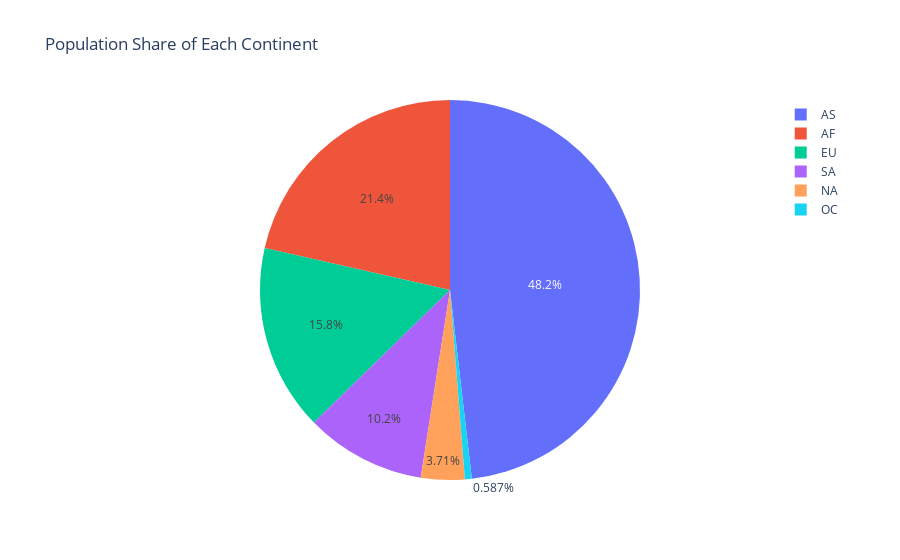

This figure's notebook cell:
### Code cell
fig = px.pie(life_exp,
             values="Population",
             names="Continent",
             title="Population Share of Each Continent")
fig.show()

### Figure 1 — Plotly figure (JSON) as saved in the notebook; plotly's stock layout.template omitted (floating-point values rounded to 4 significant figures; data arrays with more than 128 entries replaced by an {"elided": "..."} marker saying what was removed)
{"data": [{"domain": {"x": [0, 1], "y": [0, 1]}, "hovertemplate": "Continent=%{label}<br>Population=%{value}<extra></extra>", "labels": {"elided": "2938 str values"}, "legendgroup": "", "name": "", "showlegend": true, "type": "pie", "values": {"elided": "2938 float values"}}], "layout": {"legend": {"tracegroupgap": 0}, "title": {"text": "Population Share of Each Continent"}}}
